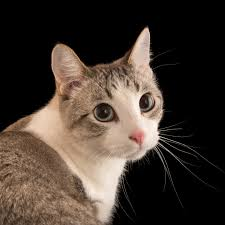
#> input picture Photos/1.jpeg, 225 x 225 px
$ python thresh.py
#> lines starting #> are read from the running program, lines starting #| are printed output that depends on the picture; after the words box and inside, x2 and y2 are one past the last pixel; in counts of white or black regions, pixels touching at a corner belong together
import cv2 as cv
#thresholding is a binarization of an image. pixels are either 0(black) or 255(white)
#take an image and a thresholding value and compare each pixel to it. if it is > then set it to 255 if it is < set it to 0
img = cv.imread('Photos/1.jpeg')
#> img is the input picture: shape (225, 225, 3); mean B, G, R 48.5, 56.9, 68.2
cv.imshow('Cat', img)

gray= cv.cvtColor(img, cv.COLOR_BGR2GRAY)
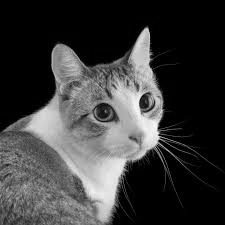
#> gray: shape (225, 225); min 0, max 251, mean 59.4

#simple thresholding
#returns threshold(threshold value) and thresh(binarized image), params: img, thresholding value, max, type
threshold, thresh = cv.threshold(gray, 150, 255,cv.THRESH_BINARY)
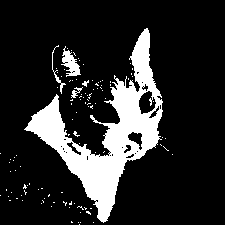
#> thresh: shape (225, 225); 16.4% white; 109 white regions (104 under 20 px), largest, box (x1, y1, x2, y2) and area: (24, 28, 163, 223) 7620, (61, 46, 81, 77) 284, (52, 45, 66, 94) 91, (71, 87, 83, 98) 53, (82, 80, 89, 87) 24
cv.imshow('simple thresh', thresh)

#inversed threshold
threshold, thresh_inv = cv.threshold(gray, 150, 255,cv.THRESH_BINARY_INV)
cv.imshow('inverse thresh', thresh_inv)

#adaptive threshold
#computer finds optimum threshold value
adaptive= cv.adaptiveThreshold(gray, 255, cv.ADAPTIVE_THRESH_MEAN_C, cv.THRESH_BINARY, 11,3 )
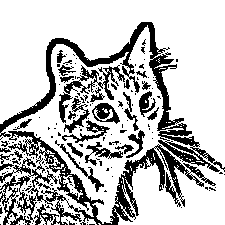
#> adaptive: shape (225, 225); 74.7% white; 179 black regions (150 under 20 px), largest, box (x1, y1, x2, y2) and area: (0, 131, 216, 225) 5020, (0, 22, 225, 172) 3692, (59, 65, 125, 123) 764
cv.imshow('adaptive thresh', adaptive)

cv.waitKey(0)

$ run again, with Photos/2.jpeg copied over Photos/1.jpeg
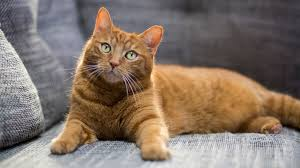
#> input picture Photos/2.jpeg, 300 x 168 px
#> img is the input picture: shape (168, 300, 3); mean B, G, R 104.1, 116.1, 132
#> `threshold, thresh = cv.threshold(gray, 150, 255,cv.THRESH_BINARY)`:
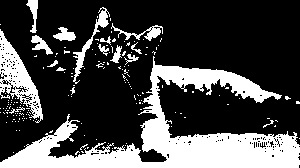
#> thresh: shape (168, 300); 28.1% white; 170 white regions (154 under 20 px), largest, box (x1, y1, x2, y2) and area: (0, 56, 300, 168) 10563, (0, 29, 43, 123) 1507, (73, 7, 110, 84) 457
#> `adaptive= cv.adaptiveThreshold(gray, 255, cv.ADAPTIVE_THRESH_MEAN_C, c..`:
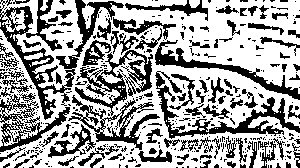
#> adaptive: shape (168, 300); 62.9% white; 385 black regions (291 under 20 px), largest, box (x1, y1, x2, y2) and area: (0, 0, 124, 120) 3091, (155, 71, 300, 139) 1849, (75, 50, 153, 116) 1593

$ run again, with Photos/3.jpeg copied over Photos/1.jpeg
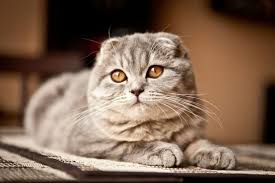
#> input picture Photos/3.jpeg, 275 x 183 px
#> img is the input picture: shape (183, 275, 3); mean B, G, R 82, 100.5, 125.8
#> `threshold, thresh = cv.threshold(gray, 150, 255,cv.THRESH_BINARY)`:
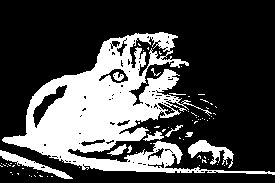
#> thresh: shape (183, 275); 28.6% white; 77 white regions (66 under 20 px), largest, box (x1, y1, x2, y2) and area: (2, 32, 275, 175) 12882, (188, 140, 234, 168) 490, (0, 150, 73, 179) 466
#> `adaptive= cv.adaptiveThreshold(gray, 255, cv.ADAPTIVE_THRESH_MEAN_C, c..`:
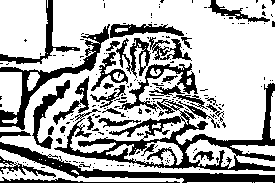
#> adaptive: shape (183, 275); 69% white; 197 black regions (164 under 20 px), largest, box (x1, y1, x2, y2) and area: (54, 83, 275, 171) 4263, (0, 142, 275, 183) 2141, (0, 24, 110, 130) 1633

$ run again, with Photos/4.jpeg copied over Photos/1.jpeg
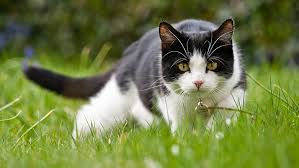
#> input picture Photos/4.jpeg, 299 x 168 px
#> img is the input picture: shape (168, 299, 3); mean B, G, R 68.4, 123.9, 111.7
#> `threshold, thresh = cv.threshold(gray, 150, 255,cv.THRESH_BINARY)`:
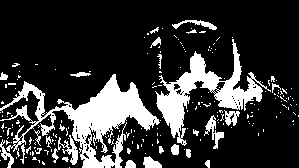
#> thresh: shape (168, 299); 20.6% white; 210 white regions (182 under 20 px), largest, box (x1, y1, x2, y2) and area: (0, 74, 160, 168) 4745, (155, 39, 271, 146) 3168, (204, 115, 224, 149) 225
#> `adaptive= cv.adaptiveThreshold(gray, 255, cv.ADAPTIVE_THRESH_MEAN_C, c..`:
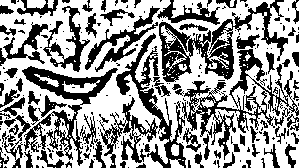
#> adaptive: shape (168, 299); 59.6% white; 238 black regions (160 under 20 px), largest, box (x1, y1, x2, y2) and area: (159, 0, 288, 82) 2970, (182, 49, 299, 160) 2842, (22, 66, 118, 166) 2370
